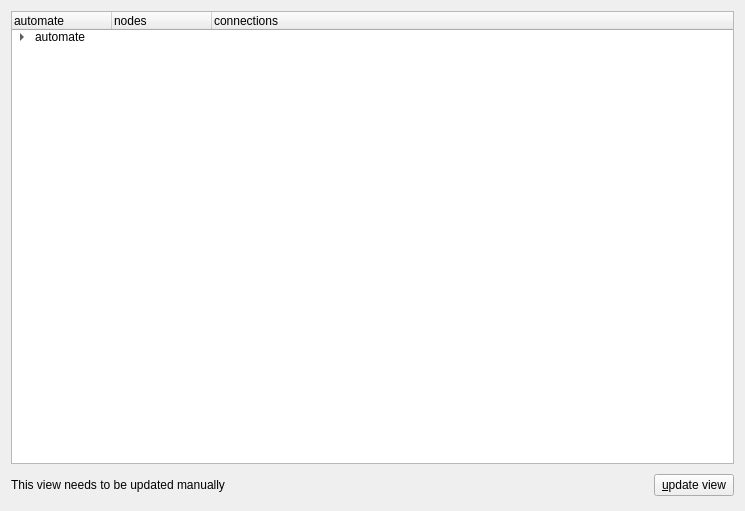
<?xml version="1.0" encoding="UTF-8"?>
<ui version="4.0">
 <class>controllerWidget</class>
 <widget class="QWidget" name="controllerWidget">
  <property name="geometry">
   <rect>
    <x>0</x>
    <y>0</y>
    <width>745</width>
    <height>511</height>
   </rect>
  </property>
  <property name="windowTitle">
   <string>automate controller widget</string>
  </property>
  <property name="windowIcon">
   <iconset resource="../automatehandler.qrc">
    <normaloff>:/icons/home_blue.png</normaloff>:/icons/home_blue.png</iconset>
  </property>
  <layout class="QGridLayout">
   <item row="0" column="0" colspan="3">
    <widget class="QTreeWidget" name="treeWidget">
     <property name="contextMenuPolicy">
      <enum>Qt::CustomContextMenu</enum>
     </property>
     <column>
      <property name="text">
       <string>automate</string>
      </property>
     </column>
     <column>
      <property name="text">
       <string>nodes</string>
      </property>
     </column>
     <column>
      <property name="text">
       <string>connections</string>
      </property>
     </column>
     <item>
      <property name="text">
       <string>automate</string>
      </property>
      <property name="text">
       <string/>
      </property>
      <property name="text">
       <string/>
      </property>
      <item>
       <property name="text">
        <string>nodes</string>
       </property>
       <property name="text">
        <string/>
       </property>
       <property name="text">
        <string/>
       </property>
      </item>
      <item>
       <property name="text">
        <string>connections</string>
       </property>
       <property name="text">
        <string/>
       </property>
       <property name="text">
        <string/>
       </property>
      </item>
      <item>
       <property name="text">
        <string>nodemanager</string>
       </property>
       <property name="text">
        <string/>
       </property>
       <property name="text">
        <string/>
       </property>
      </item>
     </item>
    </widget>
   </item>
   <item row="1" column="0">
    <widget class="QLabel" name="label">
     <property name="text">
      <string>This view needs to be updated manually</string>
     </property>
    </widget>
   </item>
   <item row="1" column="1">
    <spacer>
     <property name="orientation">
      <enum>Qt::Horizontal</enum>
     </property>
     <property name="sizeHint" stdset="0">
      <size>
       <width>371</width>
       <height>30</height>
      </size>
     </property>
    </spacer>
   </item>
   <item row="1" column="2">
    <widget class="QPushButton" name="updateBtn">
     <property name="text">
      <string>&amp;update view</string>
     </property>
    </widget>
   </item>
  </layout>
 </widget>
 <resources>
  <include location="../automatehandler.qrc"/>
 </resources>
 <connections/>
</ui>
